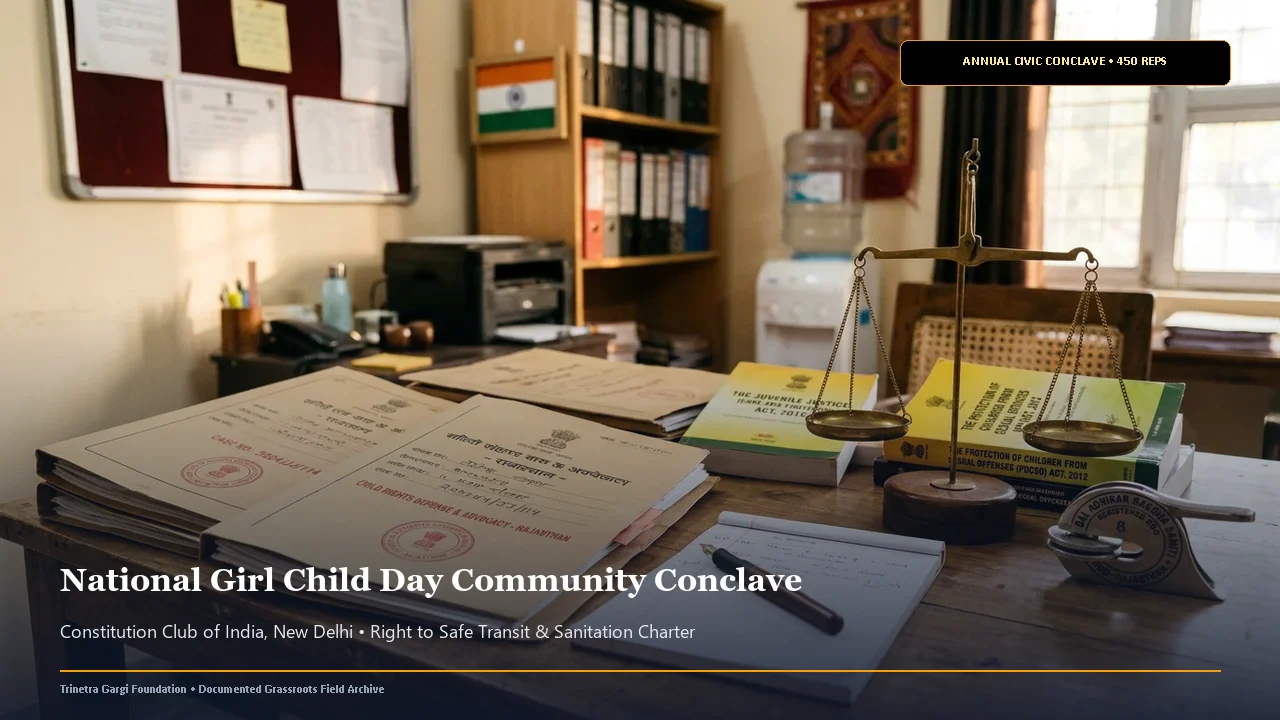
#> input picture images/stories/event-conclave.webp, 1280 x 720 px, found by its file name
$ python create_lifecycle_images.py
#> lines starting #> are read from the running program, lines starting #| are printed output that depends on the picture
import os
from PIL import Image, ImageDraw, ImageFont, ImageFilter, ImageEnhance

ROOT = r'd:\Trinetra ORG'
OUT_DIR = os.path.join(ROOT, 'images', 'lifecycle')
os.makedirs(OUT_DIR, exist_ok=True)

def get_font(name, size, bold=False):
    font_file = name
    if bold:
        if name == 'georgia': font_file = 'georgiab.ttf'
        elif name == 'arial': font_file = 'arialbd.ttf'
        elif name == 'calibri': font_file = 'calibrib.ttf'
        elif name == 'segoeui': font_file = 'segoeuib.ttf'
    else:
        if name == 'georgia': font_file = 'georgia.ttf'
        elif name == 'arial': font_file = 'arial.ttf'
        elif name == 'calibri': font_file = 'calibri.ttf'
        elif name == 'segoeui': font_file = 'segoeui.ttf'

    path = os.path.join(r'C:\Windows\Fonts', font_file)
    if os.path.exists(path):
        return ImageFont.truetype(path, size)
    return ImageFont.load_default()

def process_lifecycle_card(base_image_path, out_filename, stage_num, stage_title, subtitle, accent_color, badge_text):
#> called with out_filename = 'stage-1-identification.webp', stage_num = '01', stage_title = 'Identification & Ground Mapping', accent_color = (245, 158, 11), badge_text = 'FIELD SURVEILLANCE'
    w, h = 800, 500

    # 1. Load and crop base image
    if os.path.exists(base_image_path):
        base = Image.open(base_image_path).convert('RGB')
#> base is the input picture: PIL image 1280x720 RGB; mean R, G, B 117.2, 104.1, 89.2
        # Smart crop to w:h ratio (800:500)
        target_ratio = w / h
        base_ratio = base.width / base.height
#> base_ratio = 1.78
        if base_ratio > target_ratio:
            new_w = int(base.height * target_ratio)
#> new_w = 1152
            left = (base.width - new_w) // 2
#> left = 64
            base = base.crop((left, 0, left + new_w, base.height))
#> base: PIL image 1152x720 RGB
        else:
            new_h = int(base.width / target_ratio)
            top = (base.height - new_h) // 2
            base = base.crop((0, top, base.width, top + new_h))
        base = base.resize((w, h), Image.Resampling.LANCZOS)
#> base: PIL image 800x500 RGB
    else:
        # Fallback gradient canvas
        base = Image.new('RGB', (w, h), (23, 37, 84))
        draw_b = ImageDraw.Draw(base)
        for y in range(h):
            r = int(23 + (154 - 23) * (y / h))
            g = int(37 + (52 - 37) * (y / h))
            b = int(84 + (18 - 84) * (y / h))
            draw_b.line([(0, y), (w, y)], fill=(r, g, b))

    # Enhance warmth and color slightly for rich documentary aesthetic
    enhancer = ImageEnhance.Color(base)
    base = enhancer.enhance(1.12)
    contrast = ImageEnhance.Contrast(base)
    base = contrast.enhance(1.05)

    # 2. Add subtle cinematic documentary gradient vignette
    overlay = Image.new('RGBA', (w, h), (0, 0, 0, 0))
#> overlay: PIL image 800x500 RGBA; every value is 0
    d_over = ImageDraw.Draw(overlay)

    # Top subtle vignette
    for y in range(80):
        alpha = int(90 * (1 - y / 80))
        d_over.line([(0, y), (w, y)], fill=(15, 23, 42, alpha))

    # Bottom solid dark gradient for crisp text readability
    for y in range(h - 180, h):
        ratio = (y - (h - 180)) / 180
        alpha = int(220 * (ratio ** 1.3))
        d_over.line([(0, y), (w, y)], fill=(15, 23, 42, alpha))

    base = Image.alpha_composite(base.convert('RGBA'), overlay).convert('RGB')
    draw = ImageDraw.Draw(base)

    # 3. Top pill badge (Stage Number & Accent)
    pill_w, pill_h = 160, 36
    pill_x, pill_y = 28, 24

    # Pill background
    draw.rounded_rectangle([pill_x, pill_y, pill_x + pill_w, pill_y + pill_h], radius=18, fill=(15, 23, 42, 210), outline=accent_color, width=2)
    # Circle indicator
    draw.ellipse([pill_x + 8, pill_y + 8, pill_x + 28, pill_y + 28], fill=accent_color)
    # Stage number in circle
    draw.text((pill_x + 18, pill_y + 18), stage_num, font=get_font('calibri', 13, bold=True), fill=(15, 23, 42), anchor='mm')
    # Stage label in pill
    draw.text((pill_x + 90, pill_y + 18), "STAGE " + stage_num, font=get_font('calibri', 13, bold=True), fill=(255, 255, 255), anchor='mm')

    # Top right category badge
    badge_font = get_font('calibri', 11, bold=True)
    badge_w = int(draw.textlength(badge_text, font=badge_font)) + 24
#> badge_w = 127
    badge_x = w - 28 - badge_w
#> badge_x = 645
    draw.rounded_rectangle([badge_x, pill_y, badge_x + badge_w, pill_y + pill_h], radius=18, fill=(15, 23, 42, 190), outline=(255, 255, 255, 120), width=1)
    draw.text((badge_x + badge_w // 2, pill_y + 18), badge_text, font=badge_font, fill=(241, 245, 249), anchor='mm')

    # 4. Bottom typography
    bot_y = h - 68
    draw.text((28, bot_y), stage_title, font=get_font('georgia', 26, bold=True), fill=(255, 255, 255))
    draw.text((28, bot_y + 36), subtitle, font=get_font('calibri', 14), fill=(203, 213, 225))

    # Save as high-quality WebP
    out_path = os.path.join(OUT_DIR, out_filename)
    base.save(out_path, 'WEBP', quality=92)
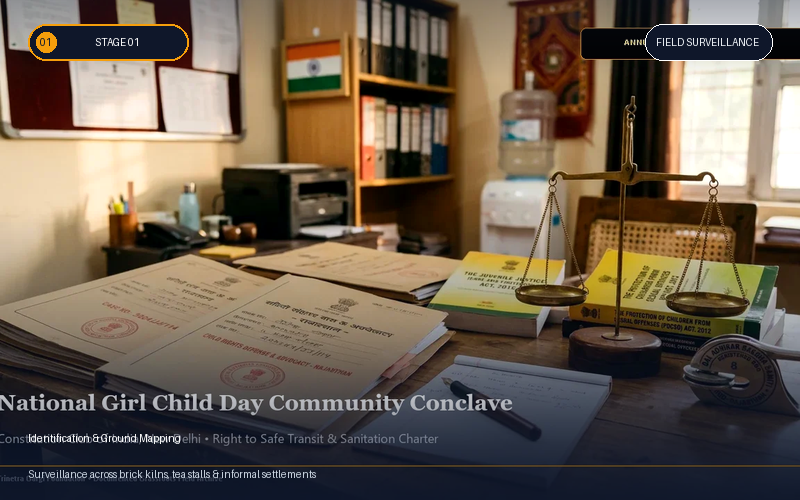
#> saved as stage-1-identification.webp: PIL image 800x500 RGB; mean R, G, B 106.2, 92.5, 77.7
    print(f"Created: {out_path} ({os.path.getsize(out_path)} bytes)")

# Stage 1: Identification & Mapping
process_lifecycle_card(
    base_image_path=os.path.join(ROOT, 'images', 'stories', 'event-conclave.webp'),
    out_filename='stage-1-identification.webp',
    stage_num='01',
    stage_title='Identification & Ground Mapping',
    subtitle='Surveillance across brick kilns, tea stalls & informal settlements',
    accent_color=(245, 158, 11), # Radiant Amber
    badge_text='FIELD SURVEILLANCE'
)

# Stage 2: Rescue & Legal Safe-Custody
process_lifecycle_card(
    base_image_path=os.path.join(ROOT, 'images', 'pillars', 'pillar-protection.webp'),
    out_filename='stage-2-rescue.webp',
    stage_num='02',
    stage_title='Rescue & Legal Safe-Custody',
    subtitle='Joint taskforce raids with Police & statutory Child Welfare Committees',
    accent_color=(239, 68, 68), # Emergency Crimson
    badge_text='LEGAL SAFEGUARD'
)
#> call 2 of process_lifecycle_card, with out_filename = 'stage-2-rescue.webp', stage_num = '02', stage_title = 'Rescue & Legal Safe-Custody', accent_color = (239, 68, 68), badge_text = 'LEGAL SAFEGUARD'
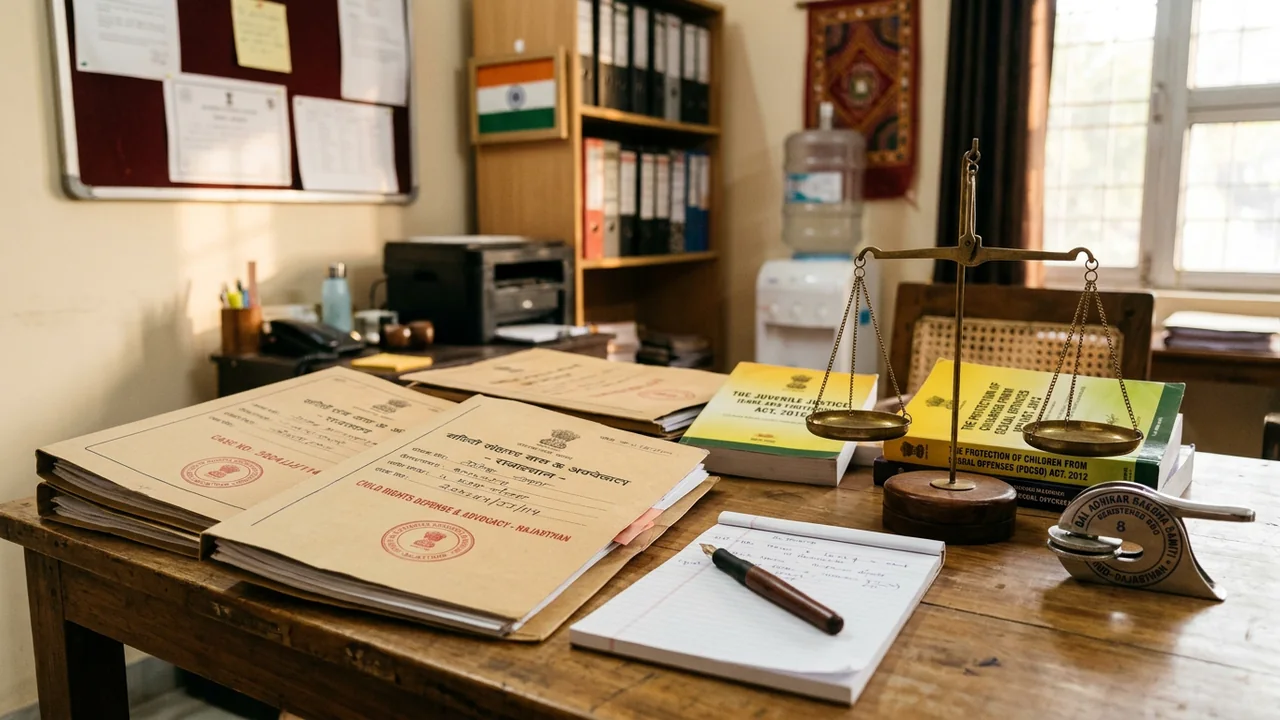
#> input picture images/pillars/pillar-protection.webp, 1280 x 720 px, found by its file name
#> in process_lifecycle_card, base is the input picture: PIL image 1280x720 RGB; mean R, G, B 149.8, 129.3, 102.7
#> in process_lifecycle_card (call 2), `badge_w = int(draw.textlength(badge_text, font=badge_font)) + 24`: badge_w = 114
#> in process_lifecycle_card (call 2), `badge_x = w - 28 - badge_w`: badge_x = 658
#> in process_lifecycle_card (call 2), `base.save(out_path, 'WEBP', quality=92)`:
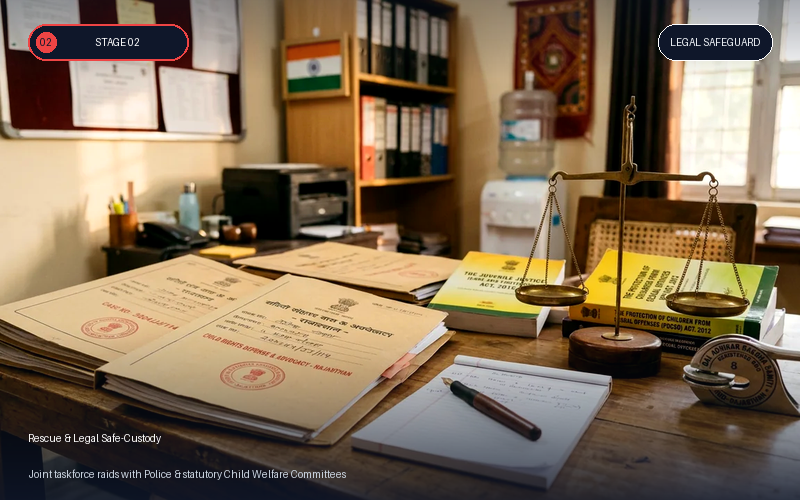
#> saved as stage-2-rescue.webp: PIL image 800x500 RGB; mean R, G, B 127.6, 107.9, 84.6

# Stage 3: Bridge Rehabilitation
process_lifecycle_card(
    base_image_path=os.path.join(ROOT, 'images', 'pillars', 'pillar-education.webp'),
    out_filename='stage-3-rehabilitation.webp',
    stage_num='03',
    stage_title='Bridge Rehabilitation',
    subtitle='Accelerated learning centres, trauma counseling & pediatric nutrition',
    accent_color=(245, 158, 11), # Saffron Amber
    badge_text='REMEDIAL PEDAGOGY'
)
#> call 3 of process_lifecycle_card, with out_filename = 'stage-3-rehabilitation.webp', stage_num = '03', stage_title = 'Bridge Rehabilitation', accent_color = (245, 158, 11), badge_text = 'REMEDIAL PEDAGOGY'
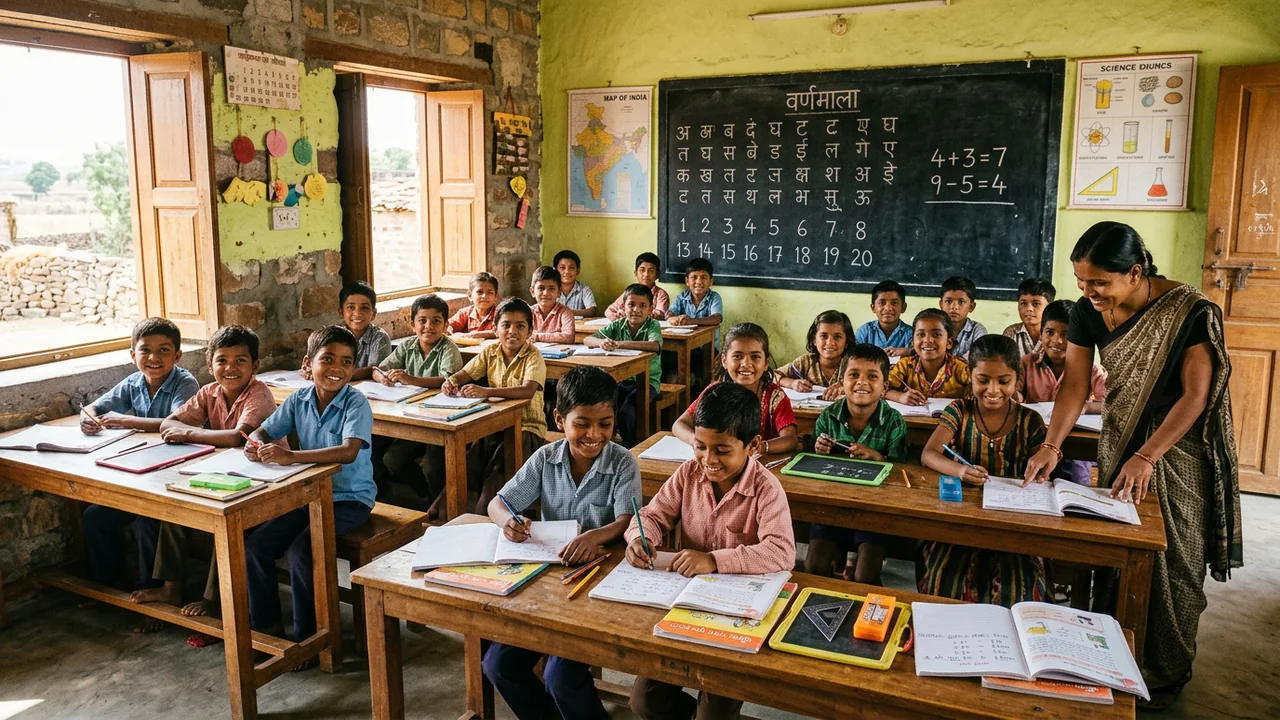
#> input picture images/pillars/pillar-education.webp, 1280 x 720 px, found by its file name
#> in process_lifecycle_card, base is the input picture: PIL image 1280x720 RGB; mean R, G, B 123, 105.3, 78.9
#> in process_lifecycle_card (call 3), `badge_w = int(draw.textlength(badge_text, font=badge_font)) + 24`: badge_w = 127
#> in process_lifecycle_card (call 3), `badge_x = w - 28 - badge_w`: badge_x = 645
#> in process_lifecycle_card (call 3), `base.save(out_path, 'WEBP', quality=92)`:
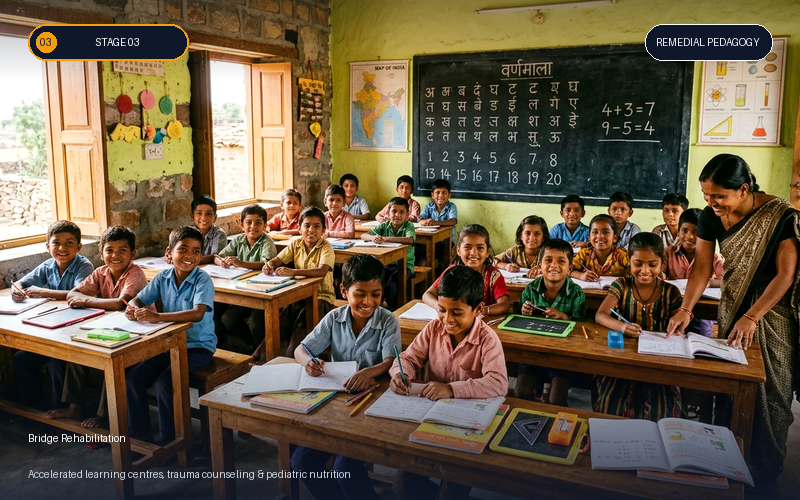
#> saved as stage-3-rehabilitation.webp: PIL image 800x500 RGB; mean R, G, B 104.6, 89.9, 68.8

# Stage 4: Mainstream Integration
process_lifecycle_card(
    base_image_path=os.path.join(ROOT, 'images', 'pillars', 'pillar-skills.webp'),
    out_filename='stage-4-integration.webp',
    stage_num='04',
    stage_title='Mainstream Integration',
    subtitle='Formal school admission & vocational trades with 3-year safety checks',
    accent_color=(16, 185, 129), # Emerald Green
    badge_text='ACADEMIC AUTONOMY'
)
#> call 4 of process_lifecycle_card, with out_filename = 'stage-4-integration.webp', stage_num = '04', stage_title = 'Mainstream Integration', accent_color = (16, 185, 129), badge_text = 'ACADEMIC AUTONOMY'
#> in process_lifecycle_card (call 4), `base = Image.alpha_composite(base.convert('RGBA'), overlay).convert('R..`:
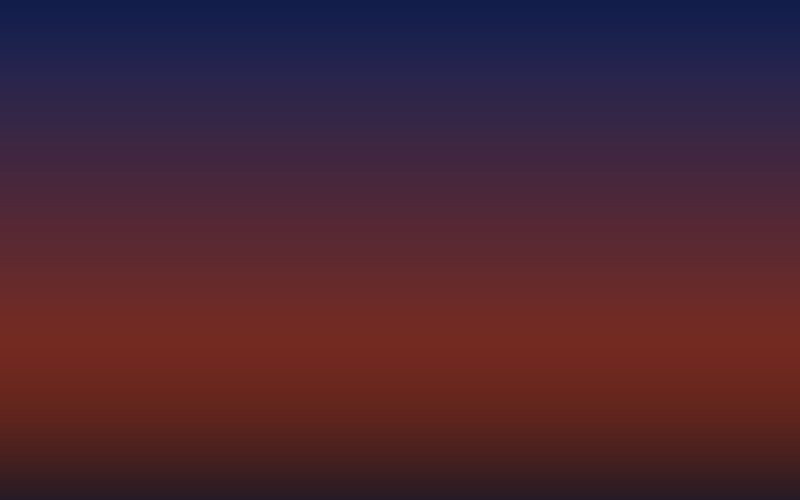
#> base: PIL image 800x500 RGB; mean R, G, B 73.8, 37.4, 50.6
#> in process_lifecycle_card (call 4), `badge_w = int(draw.textlength(badge_text, font=badge_font)) + 24`: badge_w = 133
#> in process_lifecycle_card (call 4), `badge_x = w - 28 - badge_w`: badge_x = 639
#> in process_lifecycle_card (call 4), `base.save(out_path, 'WEBP', quality=92)`:
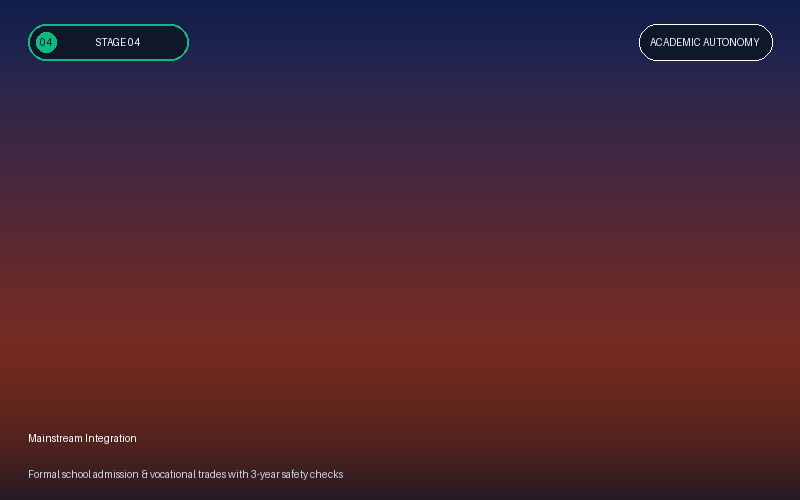
#> saved as stage-4-integration.webp: PIL image 800x500 RGB; mean R, G, B 74.3, 38.4, 50.8

print("All 4 lifecycle images generated successfully!")
